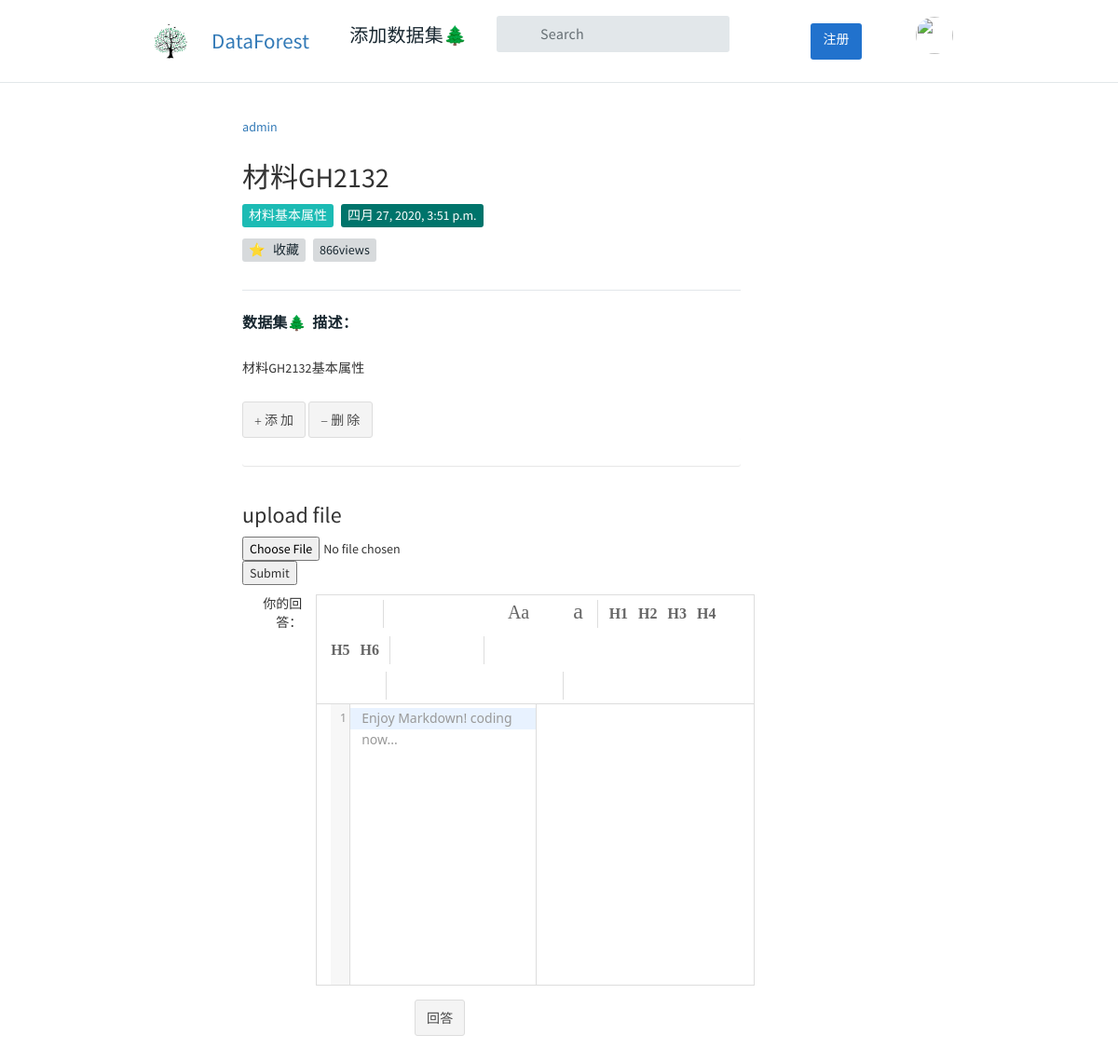
Page /tree/node/34/modify/ (signed in) on the committed database.
### QuestionApp/models.py (models this page shows, shortened)
class Question(models.Model):
    user = models.ForeignKey(User, verbose_name='提问者', related_name='questions', on_delete=models.CASCADE)
    questionTitle = models.CharField('问题标题', max_length=40, unique=True, blank=False)
    questionCategory = models.ForeignKey('CategoryApp.Category', verbose_name='板块名称', on_delete=models.CASCADE)
    questionDescription = models.TextField('详细描述')
    created = models.DateTimeField(default=timezone.now, verbose_name='发布日期')
    publishDate = models.DateTimeField(auto_now=True, verbose_name='更新日期')
    goodNum = models.IntegerField(default=0, verbose_name='赞数')
    badNum = models.IntegerField(default=0, verbose_name='反对数')
    grade = models.IntegerField(default=0, verbose_name='综合质量')
    collect = models.ManyToManyField(User, related_name='collect_question', verbose_name='收藏', blank=True)
    users_like = models.ManyToManyField(User, related_name="questions_like", blank=True)
    users_unlike = models.ManyToManyField(User, related_name="questions_unlike", blank=True)
    views = models.IntegerField(default=0, verbose_name="阅读次数")

### CategoryApp/models.py (models this page shows)
class Category(models.Model):
    name = models.CharField(max_length=20, unique=True, verbose_name='分组名称')
    number = models.IntegerField(unique=True, verbose_name='分组序号')
    def __str__(self):
        return self.name

### tree/views.py (the view)
# urls.py: path('node/<int:department_id>/modify/', views.modify_post, name='modify'),
@login_required(login_url='/account/login')
def modify_post(request, department_id):
    department = Department.objects.get(id=department_id)
    node = department.node.get()
    question_id = department.question_id
    question = Question.objects.get(id=question_id)
    if request.method == 'GET':
        return render(request, "question/modify_post.html",
                      {"node": node, "question": question,
                       "question_2": Question.objects.all().order_by('-views', 'created', 'questionTitle')[
                                     :10]})  # 需要编写修改答案模板
    else:
        node.body = request.POST.get('editormd-markdown-doc')
        node.save()
        return HttpResponseRedirect(reverse('tree:node', args=(department_id,)))

### AnswerApp/templatetags/markdown_extras.py (called while the page is built)
@register.filter()
@stringfilter
def markdown(value):
    return md.markdown(value, extensions=['markdown.extensions.fenced_code'])

### templates/question/modify_post.html (shortened to what this page needs)
{% extends "question/content.html" %}
{% load static %}
{% block node %}
<html>
<head>
</head>
<body>
    <h3>upload file</h3>
    <form method="post" enctype="multipart/form-data" action="uploadFile/" id="upload_file">{% csrf_token %}
        <input type="file" name="myfile" />
        <input type="submit" value="Submit" />
    </form>
</body>
</html>
<link rel="stylesheet" href="{% static 'editor/css/style.css' %}">
<link rel="stylesheet" href="{% static 'editor/css/editormd.css' %}">
<form class="form-horizontal" action="." method="post">{% csrf_token %}
    <div class="row" style="margin-top: 10px;">
        <div class="col-md-2 text-right"><span>你的回答：</span></div>
            <div id="editormd" class="col-md-10 text-left">
            </div>
    </div>
     <div class="row">
        <button class="btn btn-default" type="submit" class="btn btn-default" style="margin-left:200px">回答</button>
    </div>
</form>
{% endblock %}

### templates/question/content.html (shortened to what this page needs)
{% extends "./index_question.html" %}
{% load markdown_extras %}
{% load static %}
{% block content %}
<div class="col-sm-9">
    <div class="tt-single-topic-list">
        <div class="tt-item">
            <div class="tt-single-topic">
                <div class="tt-item-header">
                    <div class="tt-item-info info-top">
                        <div class="tt-avater-title">
                            <a href="#">{{ question.user }}</a>
                        </div>
                        <a href="#" class="tt-info-time">
                            <i class="tt-icon"><svg>
                                    <use xlink:href="#icon-time"></use>
                                </svg></i>{{timezone.now}}
                        </a>
                    </div>
                    <h1 class="tt-item-title">
                        <h2>{{ question.questionTitle }}</h2>
                    </h1>
                    <div class="tt-item-tag">
                        <ul class="tt-list-badge">
                            <li><a href="#"><span class="tt-color07 tt-badge">{{ question.questionCategory }}</span></a>
                            </li>
                            <li><a href="#"><span class="tt-color09 tt-badge">{{ question.created }}</span></a>
                            </li>
                        </ul>
                    </div>
                    <div class="tt-item-tag">
                        <ul class="tt-list-badge">
                            {% if question_collect %}
                            <li><a href="{% url 'question:cancel_collect_question' id=question.id action='取消收藏' %}">
                                    <span class="tt-badge">取消收藏</span></a></li>
                            {% else %}
                            <li><a href="{% url 'question:collect_question' id=question.id action='收藏' %}">
                                    <span class="tt-badge">⭐&nbsp;&nbsp;&nbsp;收藏</span></a></li>
                            {% endif %}
                         <li><a  href="#"><span class="tt-badge"> {{ question.views }}view{{ question.views|pluralize }}
                                    </span></a></li>
                        </ul>
                    </div>
                </div>
                <div class="tt-item-description">
                    <h6 class="tt-title">数据集🌲&nbsp;&nbsp;描述：</h6>
                    <p>{{ question.questionDescription | markdown | safe }}</p>
                    {% include 'tree/tree.html'  %}
                </div>
                {% block node %}{% endblock node %}
    </div>
</div>
{% endblock content %}

### rows in the picture
Question: user "admin", questionTitle "材料GH2132", questionCategory "材料基本属性", created "四月 27, 2020, 3:51 p.m.", views "866", questionDescription "材料GH2132基本属性"
